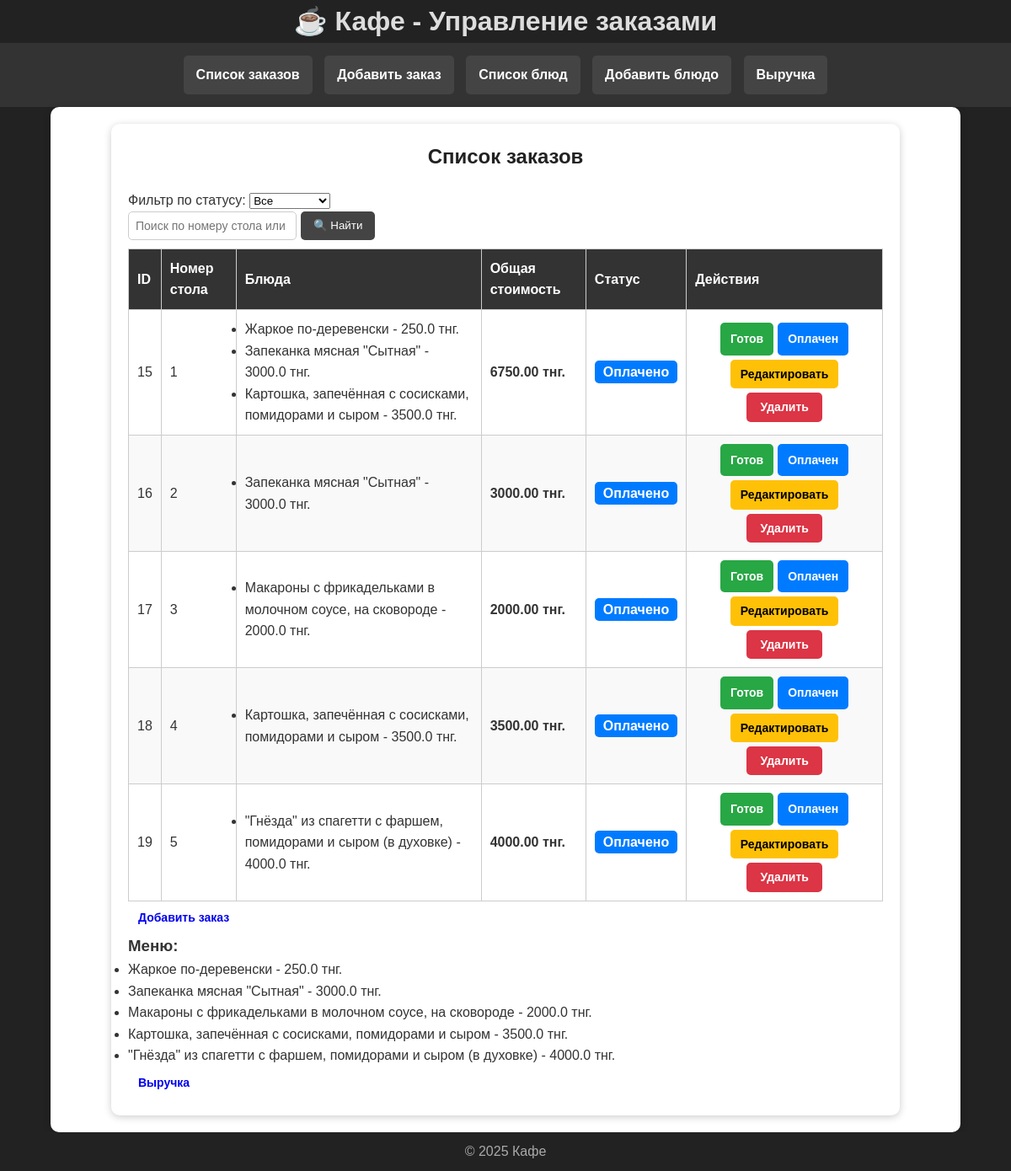
Screenshot of /orders/ with the database file from the repository.
### orders/models.py (models this page shows, shortened)
class Order(models.Model):
    STATUS_CHOICES = [
        ('pending', 'В ожидании'),
        ('ready', 'Готово'),
        ('paid', 'Оплачено'),
    ]
    table_number = models.IntegerField(null=True, blank=True)
    total_price = models.DecimalField(max_digits=10, decimal_places=2, default=0.00)
    status = models.CharField(max_length=20, choices=STATUS_CHOICES, default='pending')

class OrderItem(models.Model):
    order = models.ForeignKey(Order, on_delete=models.CASCADE, related_name='items')
    name = models.CharField(max_length=100, verbose_name="Название блюда")
    price = models.FloatField(verbose_name="Цена")

class Dish(models.Model):
    name = models.CharField(max_length=100, verbose_name="Название блюда")
    description = models.TextField(verbose_name="Описание", blank=True)
    price = models.FloatField(verbose_name="Цена")

### orders/views.py (the view)
# urls.py: path('', views.order_list, name='order_list'),
def order_list(request):
    status_filter = request.GET.get("status")
    orders = Order.objects.all().prefetch_related("items")
    if status_filter:
        orders = orders.filter(status=status_filter)
    for order in orders:
        new_total = sum(item.price for item in order.items.all())
        if order.total_price != new_total:
            order.total_price = new_total
            order.save(update_fields=["total_price"])
    dishes = Dish.objects.all()
    return render(request, "orders/order_list.html", {"orders": orders, "dishes": dishes})

### orders/templates/orders/order_list.html (shortened to what this page needs)
{% extends 'base.html' %}
{% block content %}
<div class="container">
    <h2>Список заказов</h2>
    <form method="GET" action="{% url 'order_list' %}" class="filter-form">
        <label for="status">Фильтр по статусу:</label>
        <select name="status" id="status" onchange="this.form.submit()">
            <option value="">Все</option>
        </select>
    </form>
    <form method="GET" action="{% url 'search_orders' %}" class="search-form">
        <input type="text" name="query" placeholder="Поиск по номеру стола или статусу...">
        <button type="submit">🔍 Найти</button>
    </form>
    <table>
        <thead>
            <tr>
                <th>ID</th>
                <th>Номер стола</th>
                <th>Блюда</th>
                <th>Общая стоимость</th>
                <th>Статус</th>
                <th>Действия</th>
            </tr>
        </thead>
        <tbody>
            {% for order in orders %}
            <tr>
                <td>{{ order.id }}</td>
                <td>{{ order.table_number }}</td>
                <td>
                    <ul>
                        {% for item in order.items.all %}
                        <li>{{ item.name }} - {{ item.price }} тнг.</li>
                        {% endfor %}
                    </ul>
                </td>
                <td><strong>{{ order.total_price }} тнг.</strong></td>
                <td>
                    <span class="status {% if order.status == 'pending' %}pending{% elif order.status == 'ready' %}ready{% else %}paid{% endif %}">
                        {{ order.get_status_display }}
                    </span>
                </td>
                <td class="actions">
                    <div class="btn-group">
                        <a href="{% url 'update_status' order.id 'ready' %}" class="btn ready">Готов</a>
                        <a href="{% url 'update_status' order.id 'paid' %}" class="btn paid">Оплачен</a>
                        <a href="{% url 'edit_order' order.id %}" class="btn edit">Редактировать</a>
                        <a href="{% url 'delete_order' order.id %}" class="btn delete">Удалить</a>
                    </div>
                </td>
            </tr>
            {% empty %}
            <tr>
                <td colspan="6">Заказов нет</td>
            </tr>
            {% endfor %}
        </tbody>
    </table>
    <div class="add-order-btn">
        <a href="{% url 'add_order' %}" class="btn add-order">Добавить заказ</a>
    </div>
    <h3>Меню:</h3>
    <ul>
        {% for dish in dishes %}
        <li>{{ dish.name }} - {{ dish.price }} тнг.</li>
        {% endfor %}
    </ul>
    <div class="revenue-link">
        <a href="{% url 'calculate_revenue' %}" class="btn revenue">Выручка</a>
    </div>
</div>
{% endblock %}

### orders/templates/base.html (shortened to what this page needs)
{% load static %}
<!DOCTYPE html>
<html lang="ru">
<head>
    <link rel="stylesheet" type="text/css" href="{% static 'css/styles.css' %}">
</head>
<body>
    <header>
        <div class="logo">
            <h1 class="header">☕ Кафе - Управление заказами</h1>
        </div>
        <nav>
            <a href="{% url 'order_list' %}">Список заказов</a>
            <a href="{% url 'add_order' %}">Добавить заказ</a>
            <a href="{% url 'dish_list' %}">Список блюд</a>
            <a href="{% url 'add_dish' %}">Добавить блюдо</a>
            <a href="{% url 'calculate_revenue' %}">Выручка</a>
        </nav>
    </header>
    <div class="container">
        {% block content %}
        {% endblock %}
    </div>
    <footer>
       <div>
           <div class="footer">© 2025 Кафе</div>
        </div>
    </footer>
</body>
</html>

### static/css/styles.css (style rules this page uses)
* { margin: 0; padding: 0; box-sizing: border-box; }
body { font-family: Arial, sans-serif; background-color: #222; color: #ddd; line-height: 1.6; }
.container { max-width: 900px; margin: 20px auto; padding: 20px; background: #fff; border-radius: 10px; box-shadow: 0 2px 10px rgba(0, 0, 0, 0.2); color: #333; }
h2 { text-align: center; margin-bottom: 20px; color: #222; }
nav { background: #333; padding: 10px; text-align: center; }
nav a { color: white; text-decoration: none; padding: 10px 15px; background: #444; border-radius: 5px; margin: 5px; display: inline-block; font-weight: bold; }
table { width: 100%; border-collapse: collapse; margin-top: 10px; }
th, td { border: 1px solid #ccc; padding: 10px; text-align: left; }
th { background: #333; color: white; font-weight: bold; }
tr:nth-child(even) { background: #f9f9f9; }
.btn { padding: 8px 12px; border-radius: 5px; text-decoration: none; font-size: 14px; border: none; cursor: pointer; transition: background 0.3s, transform 0.2s; text-align: center; display: inline-block; font-weight: bold; }
.btn.ready { background-color: #28a745; color: white; }
.btn.paid { background-color: #007bff; color: white; }
.btn-group { display: flex; gap: 5px; flex-wrap: wrap; justify-content: center; }
.btn.delete { background-color: #dc3545; color: white; padding: 6px 12px; border-radius: 5px; border: none; cursor: pointer; font-weight: bold; text-align: center; min-width: 90px; transition: transform 0.2s; }
.btn.edit { background-color: #ffc107; color: black; padding: 6px 12px; border-radius: 5px; border: none; cursor: pointer; font-weight: bold; text-align: center; min-width: 90px; transition: transform 0.2s; }
.status { font-weight: bold; padding: 5px 10px; border-radius: 5px; }
.status.paid { background: #007bff; color: white; }
.search-form { display: flex; justify-content: flex-start; margin-bottom: 10px; }
.search-form input { padding: 8px; width: 200px; border: 1px solid #ccc; border-radius: 5px; font-size: 14px; }
.search-form button { padding: 8px 15px; background: #444; color: white; border: none; border-radius: 5px; margin-left: 5px; cursor: pointer; }
.header { text-align: center; }
body { display: flex; flex-direction: column; min-height: 100vh; margin: 0; }
.container { flex: 1; }
.footer { text-align: center; padding: 10px; background: #222; color: #aaa; border: none; box-shadow: none; }
.container { width: 80%; margin: 0 auto; }
.container { width: 90%; max-width: 1200px; margin: 0 auto; }

### rows the page displays
Order: id "15", table_number "1", total_price "6750.00", status "Оплачено"
OrderItem: name "Жаркое по-деревенски", price "250.0"
OrderItem: name "Запеканка мясная \"Сытная\"", price "3000.0"
OrderItem: name "Картошка, запечённая с сосисками, помидорами и сыром", price "3500.0"
Order: id "16", table_number "2", total_price "3000.00", status "Оплачено"
OrderItem: name "Запеканка мясная \"Сытная\"", price "3000.0"
Order: id "17", table_number "3", total_price "2000.00", status "Оплачено"
OrderItem: name "Макароны с фрикадельками в молочном соусе, на сковороде", price "2000.0"
Order: id "18", table_number "4", total_price "3500.00", status "Оплачено"
OrderItem: name "Картошка, запечённая с сосисками, помидорами и сыром", price "3500.0"
Order: id "19", table_number "5", total_price "4000.00", status "Оплачено"
OrderItem: name "\"Гнёзда\" из спагетти с фаршем, помидорами и сыром (в духовке)", price "4000.0"
Dish: name "Жаркое по-деревенски", price "250.0"
Dish: name "Запеканка мясная \"Сытная\"", price "3000.0"
Dish: name "Макароны с фрикадельками в молочном соусе, на сковороде", price "2000.0"
Dish: name "Картошка, запечённая с сосисками, помидорами и сыром", price "3500.0"
Dish: name "\"Гнёзда\" из спагетти с фаршем, помидорами и сыром (в духовке)", price "4000.0"
